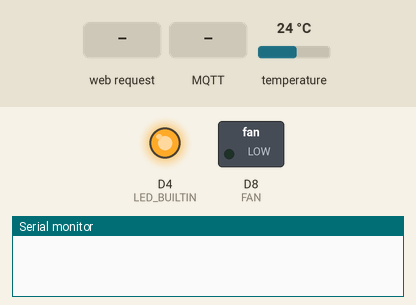
This sketch was run on a simulated ESP8266 (NodeMCU). Shown: switched loads named in the sketch (green lamp = pin HIGH), output pins drawn as LEDs (lit = HIGH, except the on-board LED, lit = LOW), the last lines printed to the serial monitor. The inputs (shaded band) are chosen by the test bench; at power-on: temperature 24 °C. WiFi joins after 1.5 s; servers stay silent unless stated; network time is answered at once with the bench clock; the local clock reads 2024-03-15 10:24:30 at power-on unless the sketch sets it; storage starts empty; no MQTT or app messages arrive unless stated.

Above: at 0.0 s.
At 2.7 s:
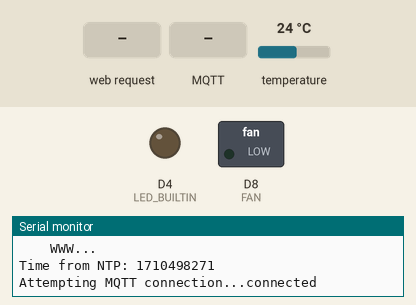
2.8 s: HTTP request GET /data received
At 4.7 s:
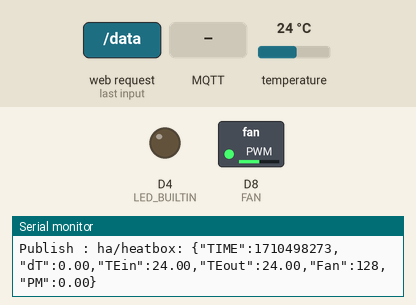
5.1 s: MQTT message "ha/heater/cmd" arrives on the first subscribed topic
6.6 s: HTTP request GET /code/highcharts.js received
8.1 s: MQTT message "SETTEMP:" arrives on the first subscribed topic
9.6 s: MQTT message "INFO" arrives on the first subscribed topic
Timing chart, 0 to 12.1 s (numbered marks = the images above; inputs shaded):
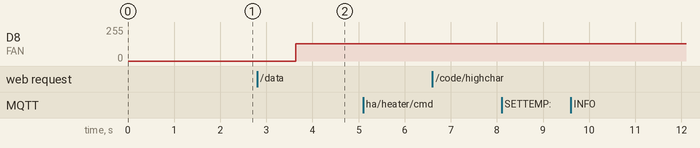

The sketch:

heatbox_fan_control.ino
```cpp
#include <Arduino.h>
#include <Hash.h>
#include <OneWire.h>
#include <Wire.h>
#include <ESP8266WiFi.h>
#include <PubSubClient.h>
#include <ArduinoOTA.h>
#include <NTPClient.h>

#include <ESPAsyncTCP.h>
#include <ESPAsyncWebServer.h>
#include <FS.h>
#include <LittleFS.h>

#include "secrets.h"
#include "page_html.h"
const char* PARAM_SET = "target";

WiFiClient espClient;
PubSubClient mqttClient(espClient);
WiFiUDP ntpUDP;
NTPClient timeClient(ntpUDP);

AsyncWebServer server(80);

void notFound(AsyncWebServerRequest *request) {
    request->send(404, "text/plain", "Not found");
}

time_t now;

#define ONE_WIRE_BUS D1
OneWire  oneWire(ONE_WIRE_BUS);  // on pin D1 (a 4.7K resistor is necessary)

#define FAN      D8

const unsigned long intervalNTP = 3600UL; // Update the time every hour
const unsigned long dataInterval = 5UL;   // Do a temperature measurement every N seconds

unsigned long nextSearchTime[2] = {0UL, 0UL};
unsigned long nextReadTime[2] = {0UL, 0UL};
unsigned long nextPublishTime = 0UL;

int fanSpeed = 128;

float deltaTemperature;
float PID_error = 0.0;
float previous_error = 0.0;
unsigned long elapsedTime, nowTime = 0, prevTime = 0;
float PID_value = 0.0;

//PID constants
float kp = 1000.0; float ki = 0.1; float kd = 100.0;
float PID_proportional = 0.0; float PID_integral = 0.0; float PID_differential = 0.0;
float performanceMetric, oldMetric;

static const char PROGMEM JSONtemplate[] = R"({"TIME":%ld,"dT":%4.2f,"TEin":%4.2f,"TEout":%4.2f,"Fan":%d,"PM":%4.2f})";
static const char PROGMEM INFOtemplate[] = R"( Setting target temperature to: %f)";
static const char PROGMEM SYSINFOtemplate[] = R"( IP address: %s)";

char dataMessage[160];

void wifi_setup(void) {
  WiFi.mode(WIFI_STA);

  WiFi.hostname("heater");
  WiFi.begin(WLAN_SSID1, WLAN_PASS1);
  while (WiFi.waitForConnectResult() != WL_CONNECTED) {
    Serial.println("Connection Failed! Rebooting...");
    delay(5000);
    ESP.restart();
  }

  Serial.println('\n');
  Serial.print("Connected to AP ");
  Serial.println(WiFi.SSID());              // Tell us what network we're connected to
  Serial.print("IP address:\t");
  Serial.println(WiFi.localIP());           // Send the IP address of the ESP8266 to the computer
}

void ap_setup(void) {
  WiFi.disconnect(true);
  delay(2000);
  // IPAddress local_IP(192,168,4,22);
  // IPAddress gateway(192,168,4,9);
  // IPAddress subnet(255,255,0,0);

  //Serial.print("Setting soft-AP configuration ... ");
  //Serial.println(WiFi.softAPConfig(local_IP, gateway, subnet) ? "Ready" : "Failed!");

  WiFi.mode(WIFI_AP);

  if(WiFi.softAP("heater")){
    Serial.println("AP is true");
  }
  else{
    Serial.println("AP failed!");
}
  Serial.print("WAP is "); Serial.println(AP_SSID);
  Serial.println(WiFi.softAPIP());
}

void ota_setup(void){
  Serial.println("Setting up OTA...");
  ArduinoOTA.setHostname(OTAName);
  ArduinoOTA.setPassword(OTAPassword);

  ArduinoOTA.onStart([]() {
    String type;
    if (ArduinoOTA.getCommand() == U_FLASH) {
      type = "sketch";
    } else { // U_SPIFFS
      type = "filesystem";
    }

    // NOTE: if updating SPIFFS this would be the place to unmount SPIFFS using SPIFFS.end()
    Serial.println("Start updating " + type);
  });
  ArduinoOTA.onEnd([]() {
    Serial.println("\nEnd");
  });
  ArduinoOTA.onProgress([](unsigned int progress, unsigned int total) {
    Serial.printf("Progress: %u%%\r", (progress / (total / 100)));
  });
  ArduinoOTA.onError([](ota_error_t error) {
    Serial.printf("Error[%u]: ", error);
    if (error == OTA_AUTH_ERROR) Serial.println("Auth Failed");
    else if (error == OTA_BEGIN_ERROR) Serial.println("Begin Failed");
    else if (error == OTA_CONNECT_ERROR) Serial.println("Connect Failed");
    else if (error == OTA_RECEIVE_ERROR) Serial.println("Receive Failed");
    else if (error == OTA_END_ERROR) Serial.println("End Failed");
  });
  ArduinoOTA.begin();
  Serial.println("OTA ready");

  pinMode(LED_BUILTIN, OUTPUT);
  digitalWrite(LED_BUILTIN, 1);
}

void callback(char* topic, byte* payload, unsigned int length) {
  String messageTemp;

  Serial.print("Message arrived [");
  Serial.print(topic);
  Serial.print("] ");
  for (unsigned int i = 0; i < length; i++) {
    messageTemp += (char)payload[i];
  }
  Serial.println(messageTemp);
  if (String(topic) == "ha/heater/cmd") {
    char info[64];

    if(messageTemp.substring(0,8) == "SETTEMP:"){
      deltaTemperature = messageTemp.substring(8).toFloat();
      snprintf_P(info, sizeof(info), INFOtemplate, deltaTemperature);
    }
    else if(messageTemp.substring(0,8) == "INFO"){
      snprintf_P(info, sizeof(info), SYSINFOtemplate, WiFi.localIP().toString().c_str());
    }
    else if(messageTemp.substring(0,5) == "CLEAR"){
      PID_proportional = 0.0; PID_integral = 0.0; PID_differential = 0.0;
      strcpy(info, "Cleared PID factors");

    }
    mqttClient.publish("ha/heater/info", info);
  }
}

void mqtt_setup() {
  mqttClient.setServer(mqtt_server, 1883);
  mqttClient.setCallback(callback);
}

void reconnect() {
  while (!mqttClient.connected()) {
    Serial.print("Attempting MQTT connection...");
    if (mqttClient.connect(mdnsName, MQTT_USERNAME, MQTT_PASSWD)) {
      Serial.println("connected");
      // Once connected, publish an announcement...
      mqttClient.publish("env", "Connect from MOSQ_USER");
      mqttClient.subscribe("ha/heater/cmd");
    } else {
      Serial.print("failed, rc=");
      Serial.print(mqttClient.state());
      Serial.println(" try again in 2 seconds");
      // Wait 2 seconds before retrying
      delay(2000);
    }
  }
}

void web_setup(){
    server.on("/", HTTP_GET, [](AsyncWebServerRequest *request){
        request->send(200, "text/html", INDEX_HTML);
    });

    // Send a GET request to <IP>/data
    server.on("/data", HTTP_GET, [] (AsyncWebServerRequest *request) {
        request->send(200, "text/plain", dataMessage);
        Serial.println("Sent data message on request");
    });

    server.on("/setfan", HTTP_POST, [](AsyncWebServerRequest *request){
      Serial.print("****** Got sent: ");
      int params = request->params();
      for(int i=0; i<params; i++){
        AsyncWebParameter* p = request->getParam(i);
        if(p->isFile()){ //p->isPost() is also true
          Serial.printf("FILE[%s]: %s, size: %u\n", p->name().c_str(), p->value().c_str(), p->size());
        } else if(p->isPost()){
          Serial.printf("POST[%s]: %s\n", p->name().c_str(), p->value().c_str());
          fanSpeed = 0+((256-32)*std::stoi(p->value().c_str())/100); // fan doesn't move below PWM of 32
        } else {
          Serial.printf("GET[%s]: %s\n", p->name().c_str(), p->value().c_str());
        }
      }
      request -> send(200);
    });

    server.on("/code/highcharts.js", HTTP_GET, [](AsyncWebServerRequest *request){
      Serial.println("Serving highcharts.js");
      request->send(LittleFS, "/code/highcharts.js", "text/javascript");
    });

    server.onNotFound(notFound);

    server.begin();
}

void setup() {
  Serial.begin(115200);
  delay(10);

  Serial.println(F("    wi-fi..."));
  wifi_setup();
  Serial.println(F("    OTA..."));
  ota_setup();
  Serial.println(F("    AP..."));
  //ap_setup();
  Serial.println(F("    MQTT..."));
  mqtt_setup();
  Serial.println(F("    WWW..."));
  web_setup();

  if(!LittleFS.begin()){
    Serial.println("An Error has occurred while mounting LittleFS");
    return;
  }

  // Initialize an NTPClient to get time
  timeClient.begin();

  // Set offset time in seconds to adjust for your timezone, for example:
  //timeClient.setTimeOffset(-14400);

  timeClient.update();
  unsigned long now = timeClient.getEpochTime();
  Serial.print("Time from NTP: "); Serial.println(now);

  pinMode(FAN, OUTPUT);

  //ROM = 28 1B 64 67 3 0 0 41
  //ROM = 28 92 47 E1 2 0 0 F0

}

long nextMsgTime = 0;

void setup_wifi() {

  delay(10);
  // We start by connecting to a WiFi network
  Serial.println();
  Serial.print("Connecting to ");
  Serial.println(WLAN_SSID1);

  WiFi.begin(WLAN_SSID1, WLAN_PASS1);

  while (WiFi.status() != WL_CONNECTED) {
    delay(500);
    Serial.print(".");
  }
  Serial.println("");
  Serial.println("WiFi connected");
  Serial.println("IP address: ");
  Serial.println(WiFi.localIP());
}

void mqtt_loop() {
  if (!mqttClient.connected()) {
    reconnect();
    delay(2000);
  }
  mqttClient.loop();
}

byte i;
byte present = 0;
byte type_s;
byte data[9];

boolean dataReady = false;
byte addr[][8]  = {{0x28, 0x1B, 0x64, 0x67, 0x03, 0x00, 0x00, 0x41},
                {0x28, 0x92, 0x47, 0xE1, 0x02, 0x00, 0x00, 0xF0}};

void loop() {
  char topic[32];
  float temperature[2];
  byte i;
  int sensor;

  unsigned long now = timeClient.getEpochTime();

  for(sensor = 0; sensor < 2; sensor++){
    if(now > nextSearchTime[sensor]){
      nextSearchTime[sensor] = now + dataInterval;
      nextReadTime[sensor] = now + 1;
      dataReady = false;
      oneWire.reset();
      oneWire.select(addr[sensor]);
      oneWire.write(0x44, 1);        // start conversion, with parasite power on at the end
    }

    if(now > nextReadTime[sensor]){
      nextReadTime[sensor] = now + 1;
      present = oneWire.reset();
      oneWire.select(addr[sensor]);
      oneWire.write(0xBE);         // Read Scratchpad
      for ( i = 0; i < 9; i++) {           // we need 9 bytes
        data[i] = oneWire.read();
        // Serial.print(data[i], HEX);
        // Serial.print(" ");
      }

      int16_t raw = (data[1] << 8) | data[0];
      if (type_s) {
        raw = raw << 3; // 9 bit resolution default
        if (data[7] == 0x10) {
          // "count remain" gives full 12 bit resolution
          raw = (raw & 0xFFF0) + 12 - data[6];
        }
      } else {
        byte cfg = (data[4] & 0x60);
        // at lower res, the low bits are undefined, so let's zero them
        if (cfg == 0x00) raw = raw & ~7;  // 9 bit resolution, 93.75 ms
        else if (cfg == 0x20) raw = raw & ~3; // 10 bit res, 187.5 ms
        else if (cfg == 0x40) raw = raw & ~1; // 11 bit res, 375 ms
        //// default is 12 bit resolution, 750 ms conversion time
      }
      temperature[sensor] = (float)raw / 16.0;
      if(sensor > 0){
        dataReady = true;
      }
    }
  }

  if(dataReady){
    dataReady = false;
    deltaTemperature = temperature[1]- temperature[0];

    // PID_error = deltaTemperature;
    // PID_proportional = kp * PID_error;
    // PID_integral = 0.0; //PID_integral + (ki * PID_error);
    // PID_differential = 0.0; //kd * (PID_error - previous_error)/(0.001*(nowTime - prevTime)); // don't forget conversion from ms to seconds
    // PID_value = PID_proportional + PID_integral + PID_differential;

    previous_error = PID_error;
    prevTime = nowTime;

    // fanSpeed = fanSpeed + 2; //int(PID_value);
    if(fanSpeed < 0){ fanSpeed = 0;}
    if(fanSpeed > 255){ fanSpeed = 2;}

    oldMetric = performanceMetric; // use for maximum power point tracking (MPTT)?
    performanceMetric = deltaTemperature * (float)fanSpeed;

    analogWrite(FAN, fanSpeed); // MOSFET fires on high level

    size_t len = snprintf(topic, sizeof(topic), MQTT_TOPIC);
    if (len >= sizeof(topic)) {
      Serial.println("\n\n*** MQTT topic truncated ***\n");
    }

    len = snprintf_P(dataMessage, sizeof(dataMessage), JSONtemplate, now,
      deltaTemperature, temperature[0], temperature[1], fanSpeed, performanceMetric);

    Serial.print("Publish : "); Serial.print(topic);
    Serial.print(": "); Serial.println(dataMessage);
    if(!mqttClient.publish(topic, dataMessage)) {
      Serial.println("\n\n*** mqtt publish failed ***\n");
    }
  }

  ArduinoOTA.handle();
  mqtt_loop();
}
```

page_html.h
```cpp
static const char PROGMEM INDEX_HTML[] = R"rawliteral(
  <!DOCTYPE HTML><html>
<!-- Based on:
Rui Santos - Complete project details at https://RandomNerdTutorials.com

Permission is hereby granted, free of charge, to any person obtaining a copy
of this software and associated documentation files.
The above copyright notice and this permission notice shall be included in all
copies or substantial portions of the Software. -->
<head>
  <meta name="viewport" content="width=device-width, initial-scale=1">
  <!-- https://code.highcharts.com/highcharts.js -->
  <script src="https://code.highcharts.com/highcharts.js"></script>

  <style>
    body {
      min-width: 310px;
    	max-width: 800px;
    	height: 400px;
      margin: 0 auto;
    }
    h2 {
      font-family: Arial;
      font-size: 2.5rem;
      text-align: center;
    }
  </style>
</head>
<body>
  <h2>Heat Flower</h2>
  <table>
    <tr>
      <td>Inlet Temperature</td><td id="cellTI">n/a</td>
      <td>Outlet Temperature</td><td id="cellTO">n/a</td>
      <td>Performance Metric</td><td id="cellPM">n/a</td>
    </tr>
  </table>
  <p>
  <div id="chart" class="container"></div>

  <input type="range" min="0" max="100" value="50" class="slider" id="fanslider">
  Fan Speed <output id="fanspeed">n/a</output>

  <script>

document.getElementById("fanslider").oninput = function() {
  var value = document.getElementById("fanslider").value;
  document.getElementById("fanspeed").innerHTML = value;

  var xhr = new XMLHttpRequest();
  xhr.open('POST', '/setfan')
  xhr.setRequestHeader('Content-Type', 'application/x-www-form-urlencoded')
  xhr.setRequestHeader('X-Requested-With', 'XMLHttpRequest')
  xhr.send("fanspeed=" + value);
  return false;
}
;

var chart = new Highcharts.Chart({
  chart:{ renderTo : 'chart' },
  title: { text: 'Heater Conditions' },
  colors: ['red', 'green', 'blue', 'purple', 'brown'],
  time: {
      timezoneOffset: 4*60
  },
  series: [{
    name: 'inTemperature',
    type: 'spline',
    yAxis: 0
  }, {
    name: 'outTemperature',
    type: 'spline',
    yAxis: 0
  }, {
    name: 'perfMetric',
    type: 'spline',
    yAxis: 1
  }],
  xAxis: [{ type: 'datetime',
    dateTimeLabelFormats: { second: '%H:%M:%S' }
  }],
  yAxis: [{
    labels: {
      format: '{value}',
      style: {
        color: Highcharts.getOptions().colors[1]
      }
    },
    title: { text: 'Temperature (C)' }
  }, { // right perfomance
      labels: {
        format: '{value}',
        style: {
          color: Highcharts.getOptions().colors[3]
        }
      },
      title: { text: 'Performance (speed-dT)' },
      opposite: true
  }],
  credits: { enabled: false }
});
setInterval(function ( ) {
  var xhttp = new XMLHttpRequest();
  xhttp.onreadystatechange = function() {
    if (this.readyState == 4 && this.status == 200) {
      var dataObj = JSON.parse(this.responseText)
      var time = 1000* dataObj.TIME, // time is in milliseconds
          inTemperatureValue = dataObj.TEin,
          outTemperatureValue = dataObj.TEout;
          fanSpeed = dataObj.Fan;
          perfMetric = dataObj.PM;
      //console.log(this.responseText);
      if(chart.series[0].data.length > 500) {
        chart.series[0].addPoint([time, inTemperatureValue], true, true, true);
        chart.series[1].addPoint([time, outTemperatureValue], true, true, true);
        chart.series[2].addPoint([time, perfMetric], true, true, true);
      } else {
        chart.series[0].addPoint([time, inTemperatureValue], true, false, true);
        chart.series[1].addPoint([time, outTemperatureValue], true, false, true);
        chart.series[2].addPoint([time, perfMetric], true, false, true);
      }
      if (dataObj.TEin !== "undefined") {
        cellTI.innerHTML = dataObj.TEin.toFixed(1);
      }
      if (dataObj.TEout !== "undefined") {
        cellTO.innerHTML = dataObj.TEout.toFixed(1);
      }
      if (dataObj.PM !== "undefined") {
        cellPM.innerHTML = dataObj.PM.toFixed(1);
      }
    }
  };
  xhttp.open("GET", "/data", true);
  xhttp.send();
}, 5000 ) ;

</script>
</body>
</html>
)rawliteral";
```

secrets.h
```cpp
const char AP_SSID[] = "heatbox";
const char AP_PASSWORD[] = "itshot";

#define WLAN_SSID1       "XXX"
#define WLAN_PASS1       "YYY"


#define MQTT_TOPIC      "ha/heatbox"
#define MQTT_USERNAME    "heater"
#define MQTT_PASSWD      "warmenoughforya"

IPAddress gateway(192, 168, 0, 1);
IPAddress subnet(255, 255, 255, 0);
IPAddress dns(47, 55, 55, 55);

const char* mqtt_server = "192.168.0.12";
const char *OTAName = "heater";         // A name and a password for the OTA service
const char *OTAPassword = "warmenoughforya";
const char* mdnsName = "HeatESP8266";    // Domain name for the mDNS responder
```
